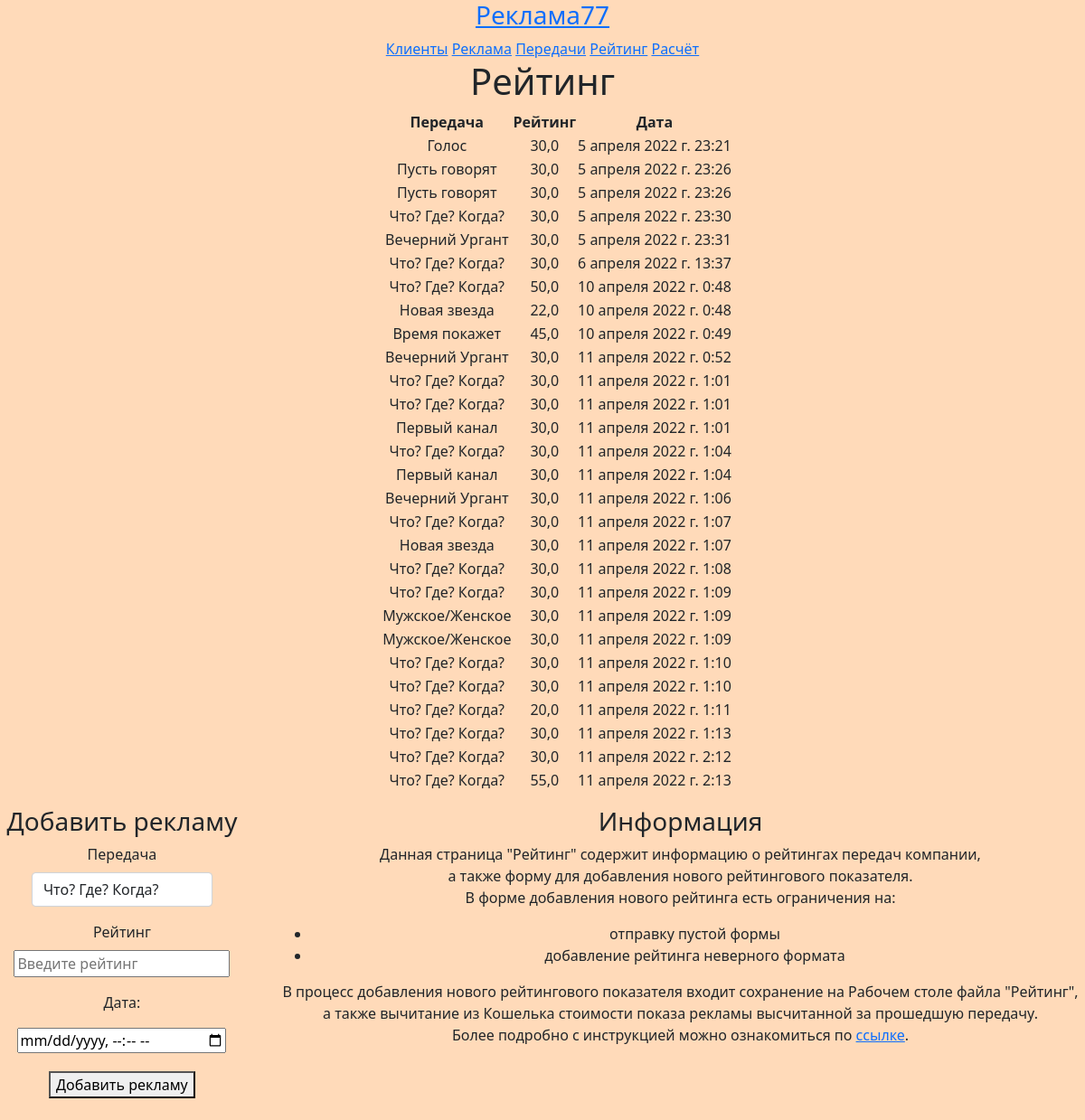
The page /rating on the database its author committed.
### tvad/models.py (models this page shows)
class Rating(models.Model):
    broadcast = models.ForeignKey(Broadcast, on_delete=models.DO_NOTHING, verbose_name='Передача')
    rating = models.FloatField(blank=True, verbose_name='Рейтинг')
    data = models.DateTimeField(blank=True)

class Broadcast(models.Model):
    name = models.CharField(max_length=100, verbose_name='Название')
    description = models.CharField(max_length=150, verbose_name='Краткое описание')
    duration = models.IntegerField(verbose_name='Продолжительность')
    cost_program = models.FloatField(blank=True, verbose_name='Стоимость')
    advertisement = models.ForeignKey(Advertisement, on_delete=models.DO_NOTHING, verbose_name='Реклама')
    def __str__(self):
        return self.name

### tvad/views.py (the view)
# urls.py: path('rating', views.rating, name='rating'),
def rating(request):
    rating = Rating.objects.all()
    broadcast = Broadcast.objects.all()
    return render(request, 'rating.html', {
        'title': 'Рейтинг',
        'rating': rating,
        'broadcast': broadcast,
    })

### templates/rating.html (shortened to what this page needs)
{% load static %}
<!DOCTYPE html>
<html lang="en">
<head>
    <link href="https://cdn.jsdelivr.net/npm/bootstrap@5.0.2/dist/css/bootstrap.min.css" rel="stylesheet">
    <link rel="stylesheet" type="text/css" href="{% static 'todo/main.css' %}"/>
</head>
<body class="text-center">
<h3><a href="{% url 'index' %}">Реклама77</a></h3>
    <a href="{% url 'customer' %}">Клиенты</a>
    <a href="{% url 'advertisement' %}">Реклама</a>
    <a href="{% url 'broadcast' %}">Передачи</a>
    <a href="{% url 'rating' %}">Рейтинг</a>
    <a href="{% url 'calculation' %}">Расчёт</a>
<h1>Рейтинг</h1>
<div class="text-center">
    <ul>
        <table style="margin: auto">
            <tbody>
            <tr>
                <th>Передача</th>
                <th>Рейтинг</th>
                <th>Дата</th>
            </tr>
            {% for tvad in rating %}
            <tr>
                <td>{{ tvad.broadcast }}</td>
                <td>{{ tvad.rating }}</td>
                <td>{{ tvad.data }}</td>
            </tr>
            {% endfor %}
            </tbody>
        </table>
    </ul>
</div>
    <div class="cont">
<div class="forma">
<h3>Добавить рекламу</h3>
    <form class="form-create" method="post" action="{% url 'create_rating' %}" value="" enctype="multipart/form-data">
        <label class="mb-2">Передача</label>
        <div class="mb-3">
            <select class="form-control" id="broadcast" name="broadcast" style="width: 200px;margin: auto">
                {% for tvad in broadcast %}
                    <option value="{{ tvad.id }}">{{ tvad.name }}</option>
                {% endfor %}
            </select>
        </div>
        <label class="mb-2">Рейтинг</label>
        <div class="mb-3">
            <input type="text" name="rating" id="rating" placeholder="Введите рейтинг">
        </div>
        <p><label for="id_date">Дата:</label></p>
            <input
                type="datetime-local"
                value="27-02-2018T21:10"
                name="dateR"
                id="id_dateR"
                pattern="[0-9]{4}-[0-9]{2}-[0-9]{2}" onkeydown="return false">
        <div class="text-center">
                <button type="submit" class="main_button" id="btncreate" style="margin-top: 20px;">Добавить рекламу</button>
        </div>
        </form>
<br>
</div>
        <div class="info mb-3">
        <h3>Информация</h3>
            <p>Данная страница "Рейтинг" содержит информацию о рейтингах передач компании,<br>
                а также форму для добавления нового рейтингового показателя.<br>
                В форме добавления нового рейтинга есть ограничения на:
                <ul class="" style="list-style-type: disc">
                    <li>отправку пустой формы</li>
                    <li>добавление рейтинга неверного формата</li>
                </ul>
                В процесс добавления нового рейтингового показателя входит сохранение на Рабочем столе файла "Рейтинг",<br>
                а также вычитание из Кошелька стоимости показа рекламы высчитанной за прошедшую передачу.<br>
                Более подробно с инструкцией можно ознакомиться по <a href="https://disk.yandex.ru/i/iTa8IC4639cbpg">ссылке</a>.
            </p>
        </div>
    </div>
</body>
</html>

### static/todo/main.css (style rules this page uses)
body { background-color: peachpuff; }
.cont { display: flex; flex-direction: row; justify-content: center; }
.info { margin-left: 50px; }

### rows shown on the page
Rating: broadcast "Голос", rating "30,0", data "5 апреля 2022 г. 23:21"
Rating: broadcast "Пусть говорят", rating "30,0", data "5 апреля 2022 г. 23:26"
Rating: broadcast "Пусть говорят", rating "30,0", data "5 апреля 2022 г. 23:26"
Rating: broadcast "Что? Где? Когда?", rating "30,0", data "5 апреля 2022 г. 23:30"
Rating: broadcast "Вечерний Ургант", rating "30,0", data "5 апреля 2022 г. 23:31"
Rating: broadcast "Что? Где? Когда?", rating "30,0", data "6 апреля 2022 г. 13:37"
Rating: broadcast "Что? Где? Когда?", rating "50,0", data "10 апреля 2022 г. 0:48"
Rating: broadcast "Новая звезда", rating "22,0", data "10 апреля 2022 г. 0:48"
Rating: broadcast "Время покажет", rating "45,0", data "10 апреля 2022 г. 0:49"
Rating: broadcast "Вечерний Ургант", rating "30,0", data "11 апреля 2022 г. 0:52"
Rating: broadcast "Что? Где? Когда?", rating "30,0", data "11 апреля 2022 г. 1:01"
Rating: broadcast "Что? Где? Когда?", rating "30,0", data "11 апреля 2022 г. 1:01"
Rating: broadcast "Первый канал", rating "30,0", data "11 апреля 2022 г. 1:01"
Rating: broadcast "Что? Где? Когда?", rating "30,0", data "11 апреля 2022 г. 1:04"
Rating: broadcast "Первый канал", rating "30,0", data "11 апреля 2022 г. 1:04"
Rating: broadcast "Вечерний Ургант", rating "30,0", data "11 апреля 2022 г. 1:06"
Rating: broadcast "Что? Где? Когда?", rating "30,0", data "11 апреля 2022 г. 1:07"
Rating: broadcast "Новая звезда", rating "30,0", data "11 апреля 2022 г. 1:07"
Rating: broadcast "Что? Где? Когда?", rating "30,0", data "11 апреля 2022 г. 1:08"
Rating: broadcast "Что? Где? Когда?", rating "30,0", data "11 апреля 2022 г. 1:09"
Rating: broadcast "Мужское/Женское", rating "30,0", data "11 апреля 2022 г. 1:09"
Rating: broadcast "Мужское/Женское", rating "30,0", data "11 апреля 2022 г. 1:09"
Rating: broadcast "Что? Где? Когда?", rating "30,0", data "11 апреля 2022 г. 1:10"
Rating: broadcast "Что? Где? Когда?", rating "30,0", data "11 апреля 2022 г. 1:10"
Rating: broadcast "Что? Где? Когда?", rating "20,0", data "11 апреля 2022 г. 1:11"
Rating: broadcast "Что? Где? Когда?", rating "30,0", data "11 апреля 2022 г. 1:13"
Rating: broadcast "Что? Где? Когда?", rating "30,0", data "11 апреля 2022 г. 2:12"
Rating: broadcast "Что? Где? Когда?", rating "55,0", data "11 апреля 2022 г. 2:13"

### other values the page prints
form field broadcast "Что? Где? Когда?"
